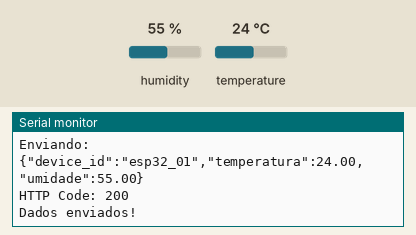
A sketch run on a simulated ESP32. On the bench: the last lines printed to the serial monitor. Inputs (shaded band) come from the test bench; at power-on: humidity 55 %, temperature 24 °C. WiFi joins after 1.5 s; servers stay silent unless stated; uploads are accepted with an empty reply.

Above: at 2.7 s.
2.8 s: humidity set to 22 %
At 3.92 s:
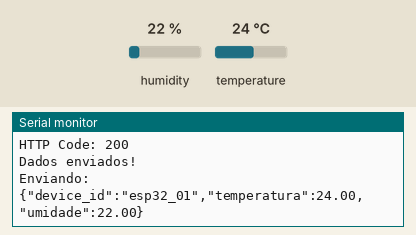
5.7 s: temperature set to 12 °C
At 7.3 s:
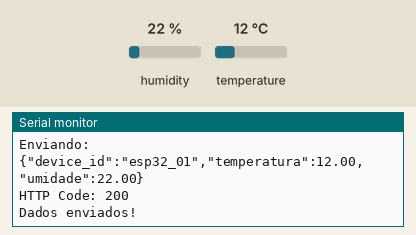
8.6 s: humidity set to 40 %
At 11.8 s:
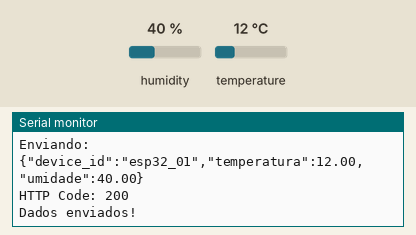
Timing chart, 0 to 13.3 s (numbered marks = the images above; inputs shaded):
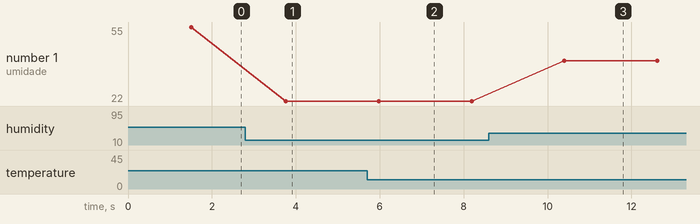

The sketch:

sketch.ino
```cpp
#include <WiFi.h>
#include <HTTPClient.h>
#include <WiFiClientSecure.h> // ADICIONADO: Necessário para a segurança HTTPS da AWS
#include <DHT.h>

// ===== SENSOR =====
#define DHTPIN 27
#define DHTTYPE DHT22

DHT dht(DHTPIN, DHTTYPE);

// ===== WIFI =====
const char* ssid = "Academicos";
const char* password = "";

// ===== AWS =====
// CORRIGIDO: Agora aponta para a URL completa com a rota exata exigida pelo FastAPI
const char* aws_url = "https://e6iwuc2lavoisqhknoaaml43ne0ebbdi.lambda-url.sa-east-1.on.aws/default/validador-sensores-tcc";

void setup() {
  Serial.begin(9600);
  dht.begin();

  Serial.println();
  Serial.println("Iniciando ESP32...");

  WiFi.begin(ssid, password);

  Serial.print("Conectando em ");
  Serial.println(ssid);

  int tentativas = 0;

  while (WiFi.status() != WL_CONNECTED && tentativas < 30) {
    delay(500);
    Serial.print(".");
    tentativas++;
  }

  Serial.println();

  if (WiFi.status() == WL_CONNECTED) {
    Serial.println("Wi-Fi conectado!");
    Serial.print("IP: ");
    Serial.println(WiFi.localIP());
  } else {
    Serial.println("Falha ao conectar no Wi-Fi!");
    Serial.println("Verifique nome da rede e senha.");
  }
}

void loop() {

  if (WiFi.status() != WL_CONNECTED) {
    Serial.println("Wi-Fi desconectado.");
    delay(5000);
    return;
  }

  float temperatura = dht.readTemperature();
  float umidade = dht.readHumidity();

  if (isnan(temperatura) || isnan(umidade)) {
    Serial.println("Erro ao ler DHT22");
    delay(3000);
    return;
  }

  String json = "{";
  json += "\"device_id\":\"esp32_01\",";
  json += "\"temperatura\":" + String(temperatura, 2) + ",";
  json += "\"umidade\":" + String(umidade, 2);
  json += "}";

  Serial.println("Enviando:");
  Serial.println(json);

  // ADICIONADO: Criação do cliente seguro para burlar a trava de SSL da AWS
  WiFiClientSecure client;
  client.setInsecure(); // Diz ao ESP32 para confiar na URL da AWS sem precisar instalar arquivos de certificado (.pem)

  HTTPClient http;

  // CORRIGIDO: Passando o cliente seguro junto com a URL de destino
  http.begin(client, aws_url);
  http.addHeader("Content-Type", "application/json");

  int resposta = http.POST(json);

  Serial.print("HTTP Code: ");
  Serial.println(resposta); // Se der 200, deu certo! Se der menor que 0, é erro de rede/Wi-Fi.

  if (resposta > 0) {
    Serial.println("Dados enviados!");
  } else {
    Serial.println("Falha no envio.");
  }

  http.end();

  delay(2000);
}
```

Measured:
- after the input at 2.8 s, the serial monitor: prints a new line after 0.96 s (image 1)
- after the input at 5.7 s, the serial monitor: prints a new line after 0.27 s (image 2)
- after the input at 8.6 s, the serial monitor: prints a new line after 1.8 s (image 3)
- plotted number 1: 55 → 22 after the input at 2.8 s, 22 → 40 after the input at 8.6 s
